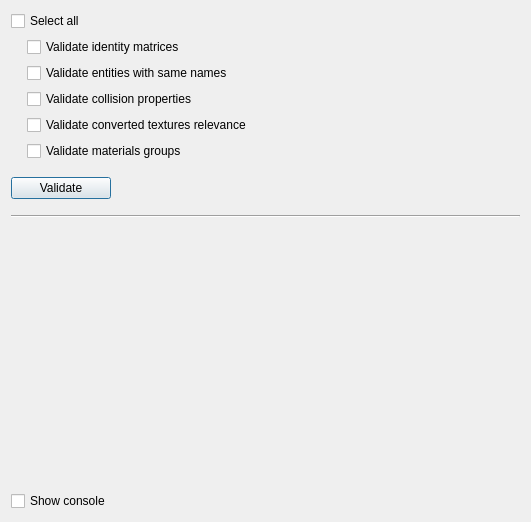
<?xml version="1.0" encoding="UTF-8"?>
<ui version="4.0">
 <class>SceneValidationDialog</class>
 <widget class="QDialog" name="SceneValidationDialog">
  <property name="geometry">
   <rect>
    <x>0</x>
    <y>0</y>
    <width>531</width>
    <height>522</height>
   </rect>
  </property>
  <property name="sizePolicy">
   <sizepolicy hsizetype="Preferred" vsizetype="Minimum">
    <horstretch>0</horstretch>
    <verstretch>0</verstretch>
   </sizepolicy>
  </property>
  <property name="windowTitle">
   <string>Scene validation</string>
  </property>
  <property name="modal">
   <bool>true</bool>
  </property>
  <layout class="QVBoxLayout" name="verticalLayout">
   <item>
    <layout class="QGridLayout" name="gridLayout">
     <item row="5" column="1" colspan="2">
      <widget class="QCheckBox" name="materialGroupsCheckBox">
       <property name="toolTip">
        <string>Checks whether all materials that have mult-quality material template that quality group is also specified</string>
       </property>
       <property name="text">
        <string>Validate materials groups</string>
       </property>
       <attribute name="buttonGroup">
        <string notr="true">buttonGroup</string>
       </attribute>
      </widget>
     </item>
     <item row="4" column="1" colspan="2">
      <widget class="QCheckBox" name="relevanceCheckBox">
       <property name="toolTip">
        <string>Check whether converted textures are relevant</string>
       </property>
       <property name="text">
        <string>Validate converted textures relevance</string>
       </property>
       <attribute name="buttonGroup">
        <string notr="true">buttonGroup</string>
       </attribute>
      </widget>
     </item>
     <item row="2" column="1" colspan="2">
      <widget class="QCheckBox" name="sameNamesCheckBox">
       <property name="toolTip">
        <string>For entites wth same names, compares 
a. &quot;CollisionType&quot;, &quot;CollisionTypeCrashed&quot;, &quot;editor.ReferenceToOwner&quot;, &quot;Health&quot;, &quot;MaterialKind&quot; properties
b. sound components
c. effects</string>
       </property>
       <property name="text">
        <string>Validate entities with same names</string>
       </property>
       <attribute name="buttonGroup">
        <string notr="true">buttonGroup</string>
       </attribute>
      </widget>
     </item>
     <item row="1" column="1" colspan="2">
      <widget class="QCheckBox" name="matriciesCheckBox">
       <property name="toolTip">
        <string>Checks whether local and world matrices for parent models are identity matricies</string>
       </property>
       <property name="text">
        <string>Validate identity matrices</string>
       </property>
       <attribute name="buttonGroup">
        <string notr="true">buttonGroup</string>
       </attribute>
      </widget>
     </item>
     <item row="1" column="0">
      <spacer name="horizontalSpacer">
       <property name="orientation">
        <enum>Qt::Horizontal</enum>
       </property>
       <property name="sizeType">
        <enum>QSizePolicy::Fixed</enum>
       </property>
       <property name="sizeHint" stdset="0">
        <size>
         <width>10</width>
         <height>20</height>
        </size>
       </property>
      </spacer>
     </item>
     <item row="0" column="2">
      <spacer name="horizontalSpacer_2">
       <property name="orientation">
        <enum>Qt::Horizontal</enum>
       </property>
       <property name="sizeHint" stdset="0">
        <size>
         <width>37</width>
         <height>17</height>
        </size>
       </property>
      </spacer>
     </item>
     <item row="0" column="0" colspan="2">
      <widget class="QCheckBox" name="selectAllCheckBox">
       <property name="text">
        <string>Select all</string>
       </property>
      </widget>
     </item>
     <item row="3" column="1">
      <widget class="QCheckBox" name="collisionsCheckBox">
       <property name="toolTip">
        <string>Checks whether CollisionType objects has MaterialKind or FallType specified</string>
       </property>
       <property name="text">
        <string>Validate collision properties</string>
       </property>
       <attribute name="buttonGroup">
        <string notr="true">buttonGroup</string>
       </attribute>
      </widget>
     </item>
    </layout>
   </item>
   <item>
    <spacer name="verticalSpacer">
     <property name="orientation">
      <enum>Qt::Vertical</enum>
     </property>
     <property name="sizeType">
      <enum>QSizePolicy::Fixed</enum>
     </property>
     <property name="sizeHint" stdset="0">
      <size>
       <width>20</width>
       <height>10</height>
      </size>
     </property>
    </spacer>
   </item>
   <item>
    <layout class="QHBoxLayout" name="horizontalLayout">
     <item>
      <widget class="QPushButton" name="validateButton">
       <property name="minimumSize">
        <size>
         <width>100</width>
         <height>0</height>
        </size>
       </property>
       <property name="text">
        <string>Validate</string>
       </property>
      </widget>
     </item>
     <item>
      <spacer name="horizontalSpacer_3">
       <property name="orientation">
        <enum>Qt::Horizontal</enum>
       </property>
       <property name="sizeHint" stdset="0">
        <size>
         <width>40</width>
         <height>20</height>
        </size>
       </property>
      </spacer>
     </item>
    </layout>
   </item>
   <item>
    <spacer name="verticalSpacer_2">
     <property name="orientation">
      <enum>Qt::Vertical</enum>
     </property>
     <property name="sizeType">
      <enum>QSizePolicy::Fixed</enum>
     </property>
     <property name="sizeHint" stdset="0">
      <size>
       <width>20</width>
       <height>10</height>
      </size>
     </property>
    </spacer>
   </item>
   <item>
    <widget class="Line" name="line">
     <property name="orientation">
      <enum>Qt::Horizontal</enum>
     </property>
    </widget>
   </item>
   <item>
    <widget class="LogWidget" name="logWidget" native="true">
     <property name="sizePolicy">
      <sizepolicy hsizetype="Expanding" vsizetype="Expanding">
       <horstretch>0</horstretch>
       <verstretch>0</verstretch>
      </sizepolicy>
     </property>
    </widget>
   </item>
   <item>
    <widget class="QCheckBox" name="showConsoleCheckBox">
     <property name="text">
      <string>Show console</string>
     </property>
    </widget>
   </item>
  </layout>
 </widget>
 <customwidgets>
  <customwidget>
   <class>LogWidget</class>
   <extends>QWidget</extends>
   <header>QtTools/ConsoleWidget/LogWidget.h</header>
   <container>1</container>
  </customwidget>
 </customwidgets>
 <resources/>
 <connections/>
 <buttongroups>
  <buttongroup name="buttonGroup">
   <property name="exclusive">
    <bool>false</bool>
   </property>
  </buttongroup>
 </buttongroups>
</ui>
